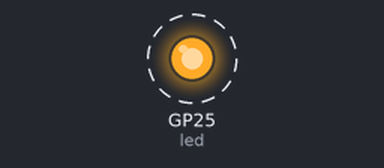
A program run on a simulated Raspberry Pi Pico running MicroPython. Shown: output pins drawn as LEDs (lit = HIGH). Dashed ring = blinking.

Above: at 42.15 s.
Timing chart, 0 to 45.0 s (numbered marks = the images above):
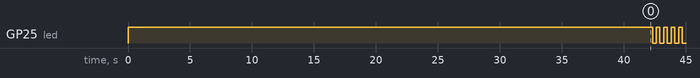

Measured:
- by itself, GP25 (led): alternates HIGH for 0.30 s and LOW for 0.30 s

The program:

lora_send.py
```python
from machine import Pin, I2C, UART
import time
import utime

#LED制御
led = machine.Pin(25, machine.Pin.OUT)
led.value(1)

# UART番号とボーレートを指定
uart = UART(0, 115200)

# 製品記号+バージョン+個体識別番号(v1は10桁)
data = 'j314trp+v1+FnEC3r9ptE'.encode('utf-8')
hexData = data.hex()


#通信モジュールからのメッセージを受信(シリアル通信)
def recive():
    utime.sleep(1)
    for i in range(5):
        buf = uart.read(100)
        utime.sleep(1)
        if buf != None:
            #print(buf)  #デバッグ時に使用!!!!!!!!!
            return buf
    return

#LEDを点滅させる
def led_ok():
    for i in range(5):
        led.value(1)
        utime.sleep(0.3)
        led.value(0)
        utime.sleep(0.3)
    return

# 送信設定
def lora_setting():
    uart.write("mod factory_reset\r")
    recive()
    uart.write("p2p set_freq 923200000\r")
    recive()
    uart.write("p2p set_pwr 13\r")
    recive()
    uart.write("p2p set_sf 12\r")
    recive()
    uart.write("p2p set_bw 125\r")
    recive()
    uart.write("p2p set_cr 4/5\r")
    recive()
    return

#送信処理
def lora_rx():
    while True:
        uart.write("p2p rx 50\r") #キャリアセンス
        if 'radio_err_timeout' in recive():
            uart.write(f"p2p tx {hexData}\r") #送信
            recive()
            break
        else:
            utime.sleep(0.05)
    machine.lightsleep(10000)


def main():
    try:
        lora_setting()
        lora_rx()
    except:
        while True:
            led_ok() #エラー時
    led_ok() #起動完了

    # 送信
    while True:
        try:
            lora_rx()
        except:
            lora_setting()

if __name__ == '__main__':
    main()
```
